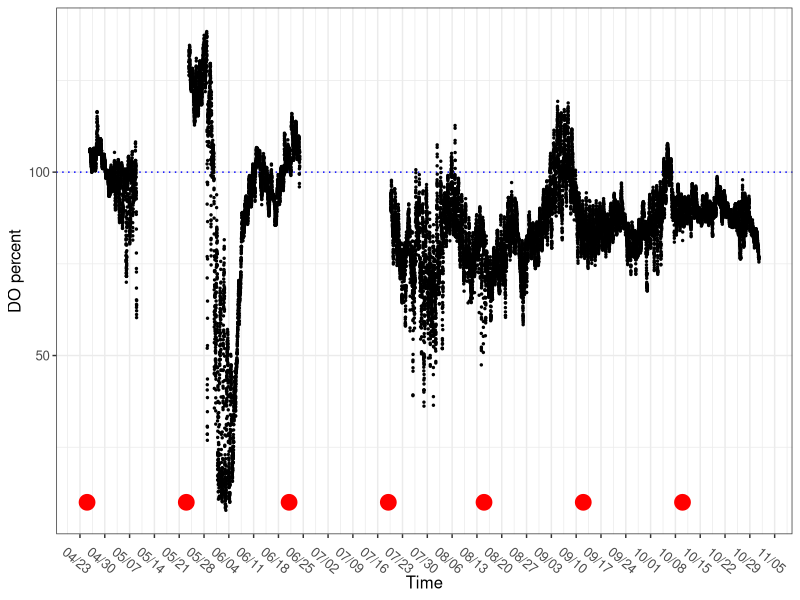
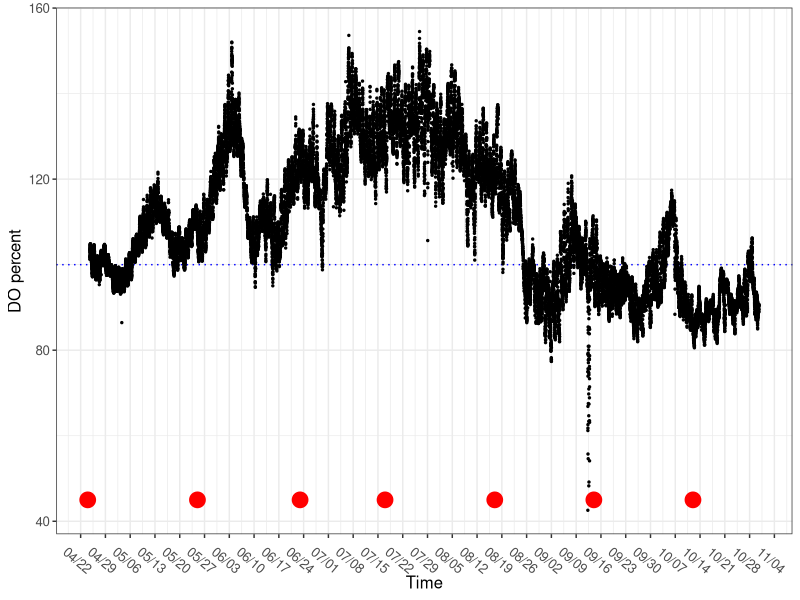
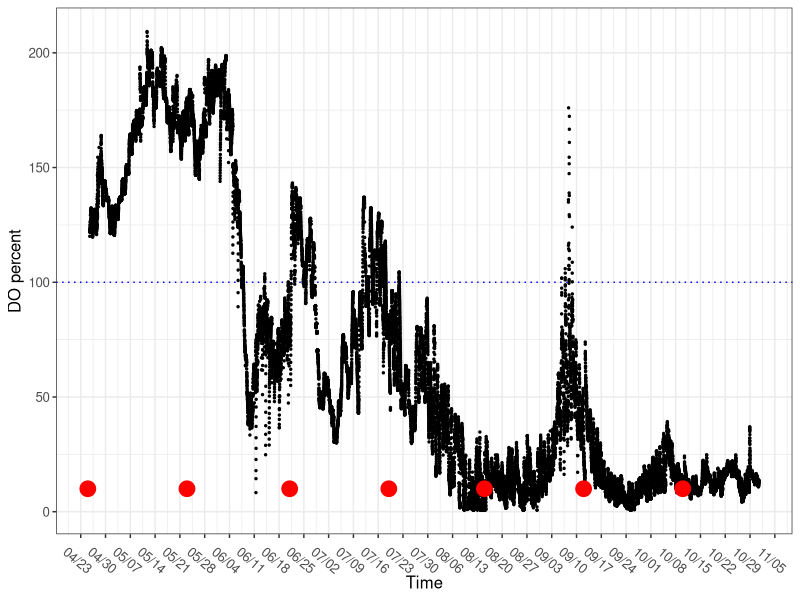
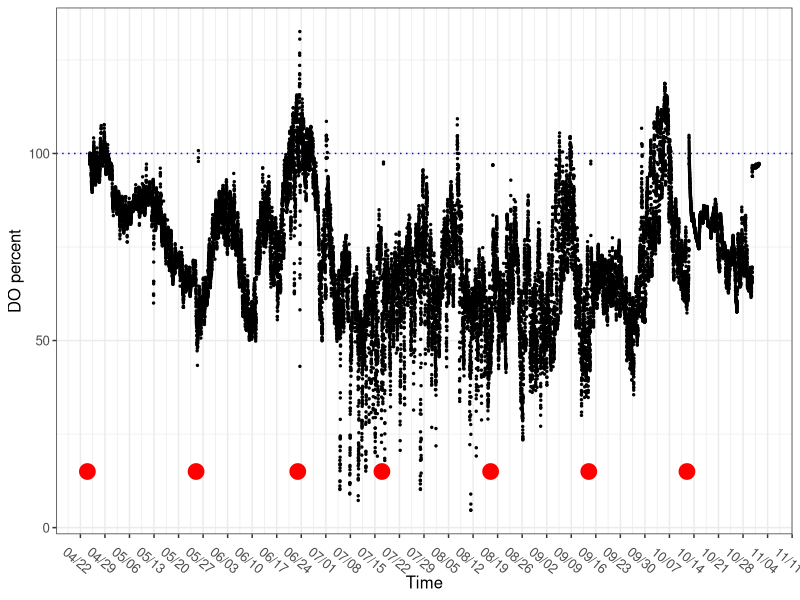

Reproduce these figures in R, in order. (Note: this script raises an error after producing the figures.)
# DO Data for 2023 DEC Ponds: Intensive ####
## Code started by MAH 20 Nov 2023 ####

#Note: MH manually removed time out of water for:
   # Boyce, Edwards, Harrison


#load packages ####
library(ggplot2)
library(tidyverse)
library(scales)


# Load data ####
do_edwards <- read.csv("miniDOT_data/RawData/Edwards_2023.csv", strip.white=T, na.strings="na")
do_harrison <- read.csv("miniDOT_data/RawData/Harrison_2023.csv", strip.white=T, na.strings="na")
do_howarth <- read.csv("miniDOT_data/RawData/Howarth_2023.csv", strip.white=T, na.strings="na")
do_levine <- read.csv("miniDOT_data/RawData/Levine_2023.csv", strip.white=T, na.strings="na")
do_mtpleasantse <- read.csv("miniDOT_data/RawData/MtPleasantSE_2023.csv", strip.white=T, na.strings="na")
do_shelterbelt <- read.csv("miniDOT_data/RawData/Shelterbelt_2023.csv", strip.white=T, na.strings="na")
do_white <- read.csv("miniDOT_data/RawData/White_2023.csv", strip.white=T, na.strings="na")
do_boyce <- read.csv("miniDOT_data/RawData/Boyce_2023.csv", strip.white=T, na.strings="na")

# Boyce data check for missing 
setwd("~/DEC_Ponds")


head(do_edwards)
head(do_harrison)
head(do_howarth)
head(do_levine)
head(do_mtpleasantse)
head(do_shelterbelt)
head(do_white)
head(do_boyce)


#set date-time format####
do_edwards$time2 <- as.POSIXct(do_edwards$datetime, "%Y-%m-%d %H:%M", tz="America/new_york")
do_harrison$time2 <- as.POSIXct(do_harrison$datetime, "%Y-%m-%d %H:%M", tz="America/new_york")
do_howarth$time2 <- as.POSIXct(do_howarth$datetime, "%Y-%m-%d %H:%M", tz="America/new_york")
do_levine$time2 <- as.POSIXct(do_levine$datetime, "%Y-%m-%d %H:%M", tz="America/new_york")
do_mtpleasantse$time2 <- as.POSIXct(do_mtpleasantse$datetime, "%Y-%m-%d %H:%M", tz="America/new_york")
do_shelterbelt$time2 <- as.POSIXct(do_shelterbelt$datetime, "%Y-%m-%d %H:%M", tz="America/new_york")
do_white$time2 <- as.POSIXct(do_white$datetime, "%Y-%m-%d %H:%M", tz="America/new_york")
do_boyce$time2 <- as.POSIXct(do_boyce$datetime, "%Y-%m-%d %H:%M", tz="America/new_york")


## PLOTS ####

##*Edwards ####
head(do_edwards)
str(do_edwards)

edwards_samplingdate <- c("4/25/23", "5/23/23", "6/21/23", "7/19/23", 
                          "8/15/23", "9/12/23", "10/10/23")
edwards <- as.data.frame(edwards_samplingdate)
head(edwards)
edwards$samplingdate <-as.POSIXct(edwards$edwards_samplingdate, "%m/%d/%y", tz="America/new_york")
head(edwards)
str(edwards)

do_edwards$timegood <- ifelse(do_edwards$time2 >= "2023-05-09" & do_edwards$time2< "2023-05-23 17:00", 
                              "bad", ifelse(do_edwards$time2 >= "2023-06-24" & do_edwards$time2< "2023-07-19 15:00",
                                            "bad", "good"))
tail(do_edwards[,c("time2", "timegood")])


do_edwards_cut <- do_edwards %>% filter(timegood=="good")

plot_do_edwards <- do_edwards_cut %>% 
  ggplot(aes(x=time2, y=do_perc)) + 
  geom_hline(yintercept=100, linetype='dotted', col = 'blue')+
  geom_point(size=0.5) + #geom_path()+
  scale_x_datetime(breaks=date_breaks(width="7 days"), 
                   labels=date_format("%m/%d", tz="America/new_york"))+ theme_bw() +
  theme(text = element_text(size=12), axis.text.x = element_text(angle=-40))+ 
  xlab("Time") + ylab("DO percent") + #+ ylim(c(90,160)) 
  geom_point(data=edwards, x=edwards$samplingdate, y=10, color="red", size=5)
plot_do_edwards 



##*Harrison ####
head(do_harrison)

har_samplingdate <- c("4/24/23", "5/25/23", "6/23/23", "7/17/23", 
                        "8/17/23", "9/14/23", "10/12/23")
har <- as.data.frame(har_samplingdate)
har$samplingdate <-as.POSIXct(har$har_samplingdate, "%m/%d/%y", tz="America/new_york")


plot_do_harrison <- do_harrison %>% 
  ggplot(aes(x=time2, y=do_perc)) + 
  geom_hline(yintercept=100, linetype='dotted', col = 'blue')+
  geom_point(size=0.5) + #geom_path()+
  scale_x_datetime(breaks=date_breaks(width="7 days"), 
                   labels=date_format("%m/%d", tz="America/new_york"))+ theme_bw() +
  theme(text = element_text(size=12), axis.text.x = element_text(angle=-40))+ 
  xlab("Time") + ylab("DO percent") +#+ ylim(c(90,160))
  geom_point(data=har, x=har$samplingdate, y=45, color="red", size=5)
plot_do_harrison


##*Howarth ####
head(do_howarth)

plot_do_howarth <- do_howarth %>% 
  ggplot(aes(x=time2, y=do_perc)) + 
  geom_hline(yintercept=100, linetype='dotted', col = 'blue')+
  geom_point(size=0.5) + #geom_path()+
  scale_x_datetime(breaks=date_breaks(width="7 days"), 
                   labels=date_format("%m/%d", tz="America/new_york"))+ theme_bw() +
  theme(text = element_text(size=12), axis.text.x = element_text(angle=-40))+ 
  xlab("Time") + ylab("DO percent") + #+ ylim(c(90,160))
  geom_point(data=edwards, x=edwards$samplingdate, y=10, color="red", size=5)
plot_do_howarth 



##*Levine ####
head(do_levine)

plot_do_levine <- do_levine %>% 
  ggplot(aes(x=time2, y=do_perc)) + 
  geom_hline(yintercept=100, linetype='dotted', col = 'blue')+
  geom_point(size=0.5) + #geom_path()+
  scale_x_datetime(breaks=date_breaks(width="7 days"), 
                   labels=date_format("%m/%d", tz="America/new_york"))+ theme_bw() +
  theme(text = element_text(size=12), axis.text.x = element_text(angle=-40))+ 
  xlab("Time") + ylab("DO percent") + #+ ylim(c(90,160))
  geom_point(data=har, x=har$samplingdate, y=15, color="red", size=5)
plot_do_levine



##*Mt Pleasant SE ####
head(do_mtpleasantse)

plot_do_mtpleasantse <- do_mtpleasantse %>% 
  ggplot(aes(x=time2, y=do_perc)) + 
  geom_hline(yintercept=100, linetype='dotted', col = 'blue')+
  geom_point(size=0.5) + #geom_path()+
  scale_x_datetime(breaks=date_breaks(width="7 days"), 
                   labels=date_format("%m/%d", tz="America/new_york"))+ theme_bw() +
  theme(text = element_text(size=12), axis.text.x = element_text(angle=-40))+ 
  xlab("Time") + ylab("DO percent") +#+ ylim(c(90,160))
  geom_point(data=shelter, x=shelter$samplingdate, y=5, color="red", size=5)
plot_do_mtpleasantse



##*Shelterbelt ####
head(do_shelterbelt)

shelter_samplingdate <- c("4/27/23", "5/24/23", "6/22/23", "7/20/23", 
                      "8/16/23", "9/13/23", "10/11/23")
shelter <- as.data.frame(shelter_samplingdate)
shelter$samplingdate <-as.POSIXct(shelter$shelter_samplingdate, "%m/%d/%y", tz="America/new_york")


plot_do_shelterbelt <- do_shelterbelt %>% 
  ggplot(aes(x=time2, y=do_perc)) + 
  geom_hline(yintercept=100, linetype='dotted', col = 'blue')+
  geom_point(size=0.5) + #geom_path()+
  scale_x_datetime(breaks=date_breaks(width="7 days"), 
                   labels=date_format("%m/%d", tz="America/new_york"))+ theme_bw() +
  theme(text = element_text(size=12), axis.text.x = element_text(angle=-40))+ 
  xlab("Time") + ylab("DO percent") +#+ ylim(c(90,160))
  geom_point(data=shelter, x=shelter$samplingdate, y=5, color="red", size=5)
plot_do_shelterbelt



##* White ####
head(do_white)

white_samplingdate <- c("4/26/23", "5/22/23", "6/20/23", "7/18/23", 
                          "8/14/23", "9/11/23", "10/9/23")
white <- as.data.frame(white_samplingdate)
white$samplingdate <-as.POSIXct(white$white_samplingdate, "%m/%d/%y", tz="America/new_york")
head(white)
str(white)

plot_do_white <- do_white %>% 
  ggplot(aes(x=time2, y=do_perc)) + 
  geom_hline(yintercept=100, linetype='dotted', col = 'blue')+
  geom_point(size=0.5) + #geom_path()+
  scale_x_datetime(breaks=date_breaks(width="7 days"), 
                   labels=date_format("%m/%d", tz="America/new_york"))+ theme_bw() +
  theme(text = element_text(size=12), axis.text.x = element_text(angle=-40))+ 
  xlab("Time") + ylab("DO percent") +#+ ylim(c(90,160))
  geom_point(data=white, x=white$samplingdate, y=30, color="red", size=5)
plot_do_white



##* boyce ####   breaks_width() vs. date_b

##* Katie checking missing data in Boyce 
do_boyce_ <- read.csv("miniDOT_data/RawData/Boyce_2023.csv", strip.white=T, na.strings="na")


head(do_boyce)

boyce_samplingdate <- c("4/28/23", "5/22/23", "6/20/23", "7/18/23", 
                        "8/14/23", "9/11/23", "10/9/23")
boyce <- as.data.frame(boyce_samplingdate)
boyce$samplingdate <-as.POSIXct(boyce$boyce_samplingdate, "%m/%d/%y", tz="America/new_york")
head(boyce)
str(boyce)

plot_do_boyce <- do_boyce %>% 
  ggplot(aes(x=time2, y=do_perc)) + 
  geom_hline(yintercept=100, linetype='dotted', col = 'blue')+
  geom_point(size=0.5) + #geom_path()+
  # scale_x_datetime(breaks=date_breaks(width="7 days"), 
                   # labels=date_format("%m/%d", tz="America/new_york"))+ theme_bw() +
  theme(text = element_text(size=12), axis.text.x = element_text(angle=-40))+ 
  xlab("Time") + ylab("DO percent") + #+ ylim(c(90,160))
  geom_point(data=boyce, x=boyce$samplingdate, y=55, color="red", size=5)
plot_do_boyce



## Merge data ####

do_edwards$pond <- as.factor("edwards")
do_harrison$pond <- as.factor("harrison")
do_howarth$pond <- as.factor("howarth")
do_levine$pond <- as.factor("levine")
do_mtpleasantse$pond <- as.factor("mtpleasantse")
do_shelterbelt$pond <- as.factor("shelterbelt")
do_white$pond <- as.factor("white")
do_boyce$pond <- as.factor("boyce")


head(do_edwards)
do_edwards <- select(do_edwards, -timegood)

data <- bind_rows(do_edwards_cut, do_harrison, do_howarth, do_levine, 
                  do_mtpleasantse, do_shelterbelt, do_white, do_boyce) 
head(data)
tail(data)

plot_all <- data %>% 
  ggplot(aes(x=time2, y=do_perc, color=pond)) + 
  geom_hline(yintercept=100, linetype='dotted')+
  geom_point(size=0.5) + 
  geom_smooth()+
  scale_x_datetime(breaks=date_breaks(width="14 days"), 
                   labels=date_format("%m/%d", tz="America/new_york"))+ theme_bw() +
  theme(text = element_text(size=12), axis.text.x = element_text(angle=-40))+
  scale_colour_brewer(palette="Set1")+
  xlab("Time") + ylab("DO percent saturation") #+ ylim(c(90,160))
plot_all  + facet_wrap(~pond)


levels(data$pond)
plot_all1 <- data %>% 
  ggplot(aes(x=time2, y=do_perc, color=pond)) + 
  geom_hline(yintercept=100, linetype='dotted')+
  #geom_point(size=0.5) + 
  geom_smooth()+
  scale_x_datetime(breaks=date_breaks(width="14 days"), 
                   labels=date_format("%m/%d", tz="America/new_york"))+ theme_bw() +
  theme(text = element_text(size=12), axis.text.x = element_text(angle=-40))+
  scale_colour_brewer(palette="Set1")+
  xlab("Time") + ylab("DO percent saturation") +
  scale_color_manual(values=c("#88A0A8", "#88A0A8", "#0A1045", "#88A0A8", 
                              "#0A1045", "#0A1045", "#0A1045", "#88A0A8")) 
plot_all1  + facet_wrap(~pond)
